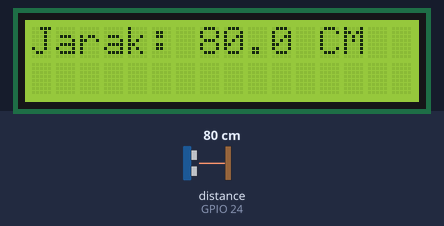
The program below on a simulated Raspberry Pi (BCM pin numbers). Shown: 16×2 character LCD. The inputs (shaded band) are chosen by the test bench; at power-on: distance to the obstacle (sensor on GPIO 24) 80 cm. The echo pulse lasts 58.3 µs per cm; the clock reads 2024-03-15 10:24:30 at power-on unless the program sets it; what the program prints to the terminal is not drawn.

Above: at 2.6 s.
2.7 s: distance to the obstacle (sensor on GPIO 24) set to 2 cm
At 6.0 s:
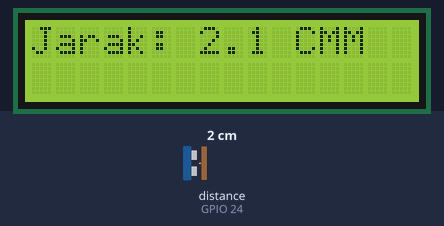
7.0 s: distance to the obstacle (sensor on GPIO 24) set to 4 cm
At 9.2 s:
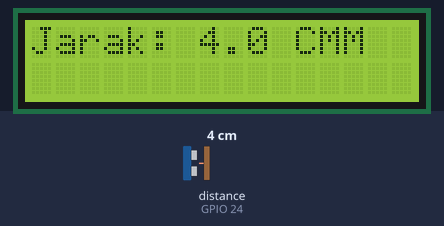
11.3 s: distance to the obstacle (sensor on GPIO 24) set to 9 cm
At 15.6 s:
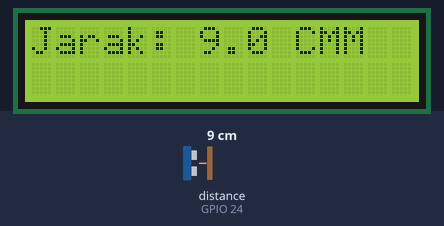
Timing chart, 0 to 17.1 s (numbered marks = the images above; inputs shaded):
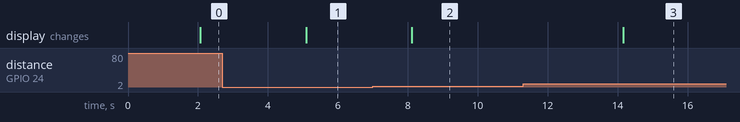

The program:

hrpluslcd.py
```python
import RPi.GPIO as GPIO
import time
from RPLCD.i2c import CharLCD


#Initialize LCD
lcd = CharLCD(i2c_expander='PCF8574', address=0x27, port=1, cols=16, rows=2, dotsize=8)
lcd.clear()

# Set up GPIO mode
GPIO.setmode(GPIO.BCM)

# Define GPIO pins
TRIG = 23
ECHO = 24

# Set up GPIO pins
GPIO.setup(TRIG, GPIO.OUT)
GPIO.setup(ECHO, GPIO.IN)

try:
    while True:
        # Ensure trigger is low
        GPIO.output(TRIG, False)
        print("Waiting For Sensor To Settle")
        time.sleep(2)

        # Send trigger pulse
        GPIO.output(TRIG, True)
        time.sleep(0.00001)
        GPIO.output(TRIG, False)

        # Initialize pulse_start and pulse_end
        pulse_start = time.time()
        pulse_end = time.time()

        # Measure the pulse start time
        while GPIO.input(ECHO) == 0:
            pulse_start = time.time()

        # Measure the pulse end time
        while GPIO.input(ECHO) == 1:
            pulse_end = time.time()

        # Calculate pulse duration
        pulse_duration = pulse_end - pulse_start

        # Calculate distance
        distance = pulse_duration * 17150
        distance = round(distance, 2)

        #Display to LCD
        lcd.cursor_pos = (0,0)
        lcd.write_string("Jarak: {:.1f} CM".format(distance))

        # Print the distance
        print("Distance:", distance, "cm")

        # Sleep for a short duration before the next measurement
        time.sleep(1)

except KeyboardInterrupt:
    print("Measurement stopped by User")
    lcd.clear()

finally:
    GPIO.cleanup()
```

Measured:
- after the input at 2.7 s, the display: changes after 2.4 s (image 1)
- after the input at 7.0 s, the display: changes after 1.1 s (image 2)
- after the input at 11.3 s, the display: changes after 2.9 s (image 3)
